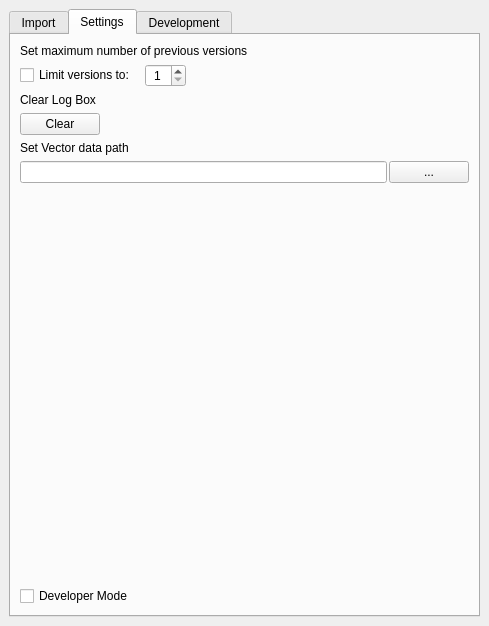
<?xml version="1.0" encoding="UTF-8"?>
<ui version="4.0">
 <class>LayerImporterDockWidgetBase</class>
 <widget class="QDockWidget" name="LayerImporterDockWidgetBase">
  <property name="geometry">
   <rect>
    <x>0</x>
    <y>0</y>
    <width>489</width>
    <height>626</height>
   </rect>
  </property>
  <property name="sizePolicy">
   <sizepolicy hsizetype="Minimum" vsizetype="Minimum">
    <horstretch>0</horstretch>
    <verstretch>0</verstretch>
   </sizepolicy>
  </property>
  <property name="layoutDirection">
   <enum>Qt::LeftToRight</enum>
  </property>
  <property name="windowTitle">
   <string>Layer Importer</string>
  </property>
  <widget class="QWidget" name="dockWidgetContents">
   <layout class="QGridLayout" name="gridLayout">
    <item row="1" column="2">
     <widget class="QTabWidget" name="tabWidget">
      <property name="enabled">
       <bool>true</bool>
      </property>
      <property name="sizePolicy">
       <sizepolicy hsizetype="Minimum" vsizetype="Minimum">
        <horstretch>0</horstretch>
        <verstretch>0</verstretch>
       </sizepolicy>
      </property>
      <property name="tabPosition">
       <enum>QTabWidget::North</enum>
      </property>
      <property name="tabShape">
       <enum>QTabWidget::Rounded</enum>
      </property>
      <property name="currentIndex">
       <number>1</number>
      </property>
      <widget class="QWidget" name="ImportTab">
       <attribute name="title">
        <string>Import</string>
       </attribute>
       <layout class="QVBoxLayout" name="verticalLayout_3">
        <item>
         <layout class="QHBoxLayout" name="horizontalLayout_3">
          <property name="spacing">
           <number>5</number>
          </property>
          <property name="sizeConstraint">
           <enum>QLayout::SetMinimumSize</enum>
          </property>
          <item>
           <layout class="QVBoxLayout" name="verticalLayout_2">
            <property name="sizeConstraint">
             <enum>QLayout::SetFixedSize</enum>
            </property>
            <item>
             <widget class="QPushButton" name="pushButton">
              <property name="text">
               <string>Import</string>
              </property>
             </widget>
            </item>
            <item>
             <widget class="QPushButton" name="pushButton_5">
              <property name="text">
               <string>Update</string>
              </property>
             </widget>
            </item>
            <item>
             <spacer name="verticalSpacer_2">
              <property name="orientation">
               <enum>Qt::Vertical</enum>
              </property>
              <property name="sizeType">
               <enum>QSizePolicy::Preferred</enum>
              </property>
              <property name="sizeHint" stdset="0">
               <size>
                <width>20</width>
                <height>20</height>
               </size>
              </property>
             </spacer>
            </item>
           </layout>
          </item>
          <item>
           <spacer name="horizontalSpacer">
            <property name="orientation">
             <enum>Qt::Horizontal</enum>
            </property>
            <property name="sizeType">
             <enum>QSizePolicy::Minimum</enum>
            </property>
            <property name="sizeHint" stdset="0">
             <size>
              <width>40</width>
              <height>20</height>
             </size>
            </property>
           </spacer>
          </item>
          <item>
           <layout class="QVBoxLayout" name="verticalLayout">
            <property name="spacing">
             <number>3</number>
            </property>
            <property name="sizeConstraint">
             <enum>QLayout::SetDefaultConstraint</enum>
            </property>
            <item>
             <widget class="QRadioButton" name="radioButton">
              <property name="text">
               <string>Import existing layers</string>
              </property>
              <property name="checked">
               <bool>true</bool>
              </property>
              <attribute name="buttonGroup">
               <string notr="true">buttonGroup</string>
              </attribute>
             </widget>
            </item>
            <item>
             <widget class="QRadioButton" name="radioButton_2">
              <property name="enabled">
               <bool>false</bool>
              </property>
              <property name="text">
               <string>Create new project</string>
              </property>
              <attribute name="buttonGroup">
               <string notr="true">buttonGroup</string>
              </attribute>
             </widget>
            </item>
            <item>
             <widget class="QCheckBox" name="checkBox">
              <property name="enabled">
               <bool>true</bool>
              </property>
              <property name="text">
               <string>Sort Layers</string>
              </property>
              <property name="checked">
               <bool>false</bool>
              </property>
             </widget>
            </item>
            <item>
             <widget class="QCheckBox" name="checkBox_2">
              <property name="enabled">
               <bool>true</bool>
              </property>
              <property name="text">
               <string>Add SS groups</string>
              </property>
             </widget>
            </item>
           </layout>
          </item>
          <item>
           <spacer name="horizontalSpacer_2">
            <property name="orientation">
             <enum>Qt::Horizontal</enum>
            </property>
            <property name="sizeHint" stdset="0">
             <size>
              <width>40</width>
              <height>20</height>
             </size>
            </property>
           </spacer>
          </item>
         </layout>
        </item>
        <item>
         <widget class="QGroupBox" name="groupBox">
          <property name="enabled">
           <bool>true</bool>
          </property>
          <property name="sizePolicy">
           <sizepolicy hsizetype="Minimum" vsizetype="Minimum">
            <horstretch>0</horstretch>
            <verstretch>0</verstretch>
           </sizepolicy>
          </property>
          <property name="layoutDirection">
           <enum>Qt::LeftToRight</enum>
          </property>
          <property name="title">
           <string>Options</string>
          </property>
          <property name="alignment">
           <set>Qt::AlignLeading|Qt::AlignLeft|Qt::AlignTop</set>
          </property>
          <property name="flat">
           <bool>false</bool>
          </property>
          <property name="checkable">
           <bool>false</bool>
          </property>
          <layout class="QVBoxLayout" name="verticalLayout_5">
           <item>
            <widget class="QCheckBox" name="checkBox_3">
             <property name="text">
              <string>Collapse SS groups</string>
             </property>
             <attribute name="buttonGroup">
              <string notr="true">buttonGroup_2</string>
             </attribute>
            </widget>
           </item>
           <item>
            <widget class="QCheckBox" name="checkBox_4">
             <property name="text">
              <string>Expand SS groups</string>
             </property>
             <attribute name="buttonGroup">
              <string notr="true">buttonGroup_2</string>
             </attribute>
            </widget>
           </item>
           <item>
            <spacer name="verticalSpacer_4">
             <property name="orientation">
              <enum>Qt::Vertical</enum>
             </property>
             <property name="sizeHint" stdset="0">
              <size>
               <width>20</width>
               <height>40</height>
              </size>
             </property>
            </spacer>
           </item>
          </layout>
         </widget>
        </item>
        <item>
         <widget class="QLabel" name="label">
          <property name="text">
           <string>Activity Log</string>
          </property>
         </widget>
        </item>
        <item>
         <widget class="QPlainTextEdit" name="plainTextEdit">
          <property name="sizePolicy">
           <sizepolicy hsizetype="Minimum" vsizetype="Minimum">
            <horstretch>0</horstretch>
            <verstretch>0</verstretch>
           </sizepolicy>
          </property>
          <property name="minimumSize">
           <size>
            <width>3</width>
            <height>2</height>
           </size>
          </property>
          <property name="layoutDirection">
           <enum>Qt::LeftToRight</enum>
          </property>
          <property name="autoFillBackground">
           <bool>false</bool>
          </property>
          <property name="frameShape">
           <enum>QFrame::StyledPanel</enum>
          </property>
          <property name="frameShadow">
           <enum>QFrame::Plain</enum>
          </property>
          <property name="lineWidth">
           <number>1</number>
          </property>
          <property name="readOnly">
           <bool>true</bool>
          </property>
         </widget>
        </item>
        <item>
         <widget class="QProgressBar" name="progressBar">
          <property name="value">
           <number>0</number>
          </property>
         </widget>
        </item>
        <item>
         <widget class="QLabel" name="label_2">
          <property name="enabled">
           <bool>true</bool>
          </property>
          <property name="text">
           <string/>
          </property>
         </widget>
        </item>
        <item>
         <spacer name="verticalSpacer">
          <property name="orientation">
           <enum>Qt::Vertical</enum>
          </property>
          <property name="sizeHint" stdset="0">
           <size>
            <width>20</width>
            <height>40</height>
           </size>
          </property>
         </spacer>
        </item>
       </layout>
      </widget>
      <widget class="QWidget" name="tab">
       <attribute name="title">
        <string>Settings</string>
       </attribute>
       <layout class="QVBoxLayout" name="verticalLayout_4">
        <item>
         <widget class="QLabel" name="label_4">
          <property name="text">
           <string>Set maximum number of previous versions</string>
          </property>
         </widget>
        </item>
        <item>
         <layout class="QHBoxLayout" name="horizontalLayout">
          <item>
           <widget class="QCheckBox" name="checkBox_5">
            <property name="text">
             <string>Limit versions to: </string>
            </property>
           </widget>
          </item>
          <item>
           <widget class="QSpinBox" name="spinBox">
            <property name="baseSize">
             <size>
              <width>0</width>
              <height>0</height>
             </size>
            </property>
            <property name="alignment">
             <set>Qt::AlignCenter</set>
            </property>
            <property name="accelerated">
             <bool>true</bool>
            </property>
            <property name="minimum">
             <number>1</number>
            </property>
            <property name="maximum">
             <number>10</number>
            </property>
           </widget>
          </item>
          <item>
           <spacer name="horizontalSpacer_3">
            <property name="orientation">
             <enum>Qt::Horizontal</enum>
            </property>
            <property name="sizeHint" stdset="0">
             <size>
              <width>40</width>
              <height>20</height>
             </size>
            </property>
           </spacer>
          </item>
         </layout>
        </item>
        <item>
         <widget class="QLabel" name="label_3">
          <property name="text">
           <string>Clear Log Box</string>
          </property>
         </widget>
        </item>
        <item>
         <layout class="QHBoxLayout" name="horizontalLayout_2" stretch="0,0">
          <property name="sizeConstraint">
           <enum>QLayout::SetNoConstraint</enum>
          </property>
          <item>
           <widget class="QPushButton" name="pushButton_2">
            <property name="text">
             <string>Clear</string>
            </property>
           </widget>
          </item>
          <item>
           <spacer name="horizontalSpacer_4">
            <property name="orientation">
             <enum>Qt::Horizontal</enum>
            </property>
            <property name="sizeHint" stdset="0">
             <size>
              <width>40</width>
              <height>20</height>
             </size>
            </property>
           </spacer>
          </item>
         </layout>
        </item>
        <item>
         <widget class="QLabel" name="label_5">
          <property name="text">
           <string>Set Vector data path</string>
          </property>
         </widget>
        </item>
        <item>
         <layout class="QHBoxLayout" name="horizontalLayout_4">
          <property name="spacing">
           <number>2</number>
          </property>
          <item>
           <widget class="QLineEdit" name="lineEdit">
            <property name="sizePolicy">
             <sizepolicy hsizetype="Expanding" vsizetype="Minimum">
              <horstretch>0</horstretch>
              <verstretch>0</verstretch>
             </sizepolicy>
            </property>
            <property name="minimumSize">
             <size>
              <width>0</width>
              <height>20</height>
             </size>
            </property>
           </widget>
          </item>
          <item>
           <widget class="QPushButton" name="pushButton_3">
            <property name="enabled">
             <bool>true</bool>
            </property>
            <property name="sizePolicy">
             <sizepolicy hsizetype="Minimum" vsizetype="Minimum">
              <horstretch>0</horstretch>
              <verstretch>0</verstretch>
             </sizepolicy>
            </property>
            <property name="minimumSize">
             <size>
              <width>25</width>
              <height>20</height>
             </size>
            </property>
            <property name="maximumSize">
             <size>
              <width>16777215</width>
              <height>16777215</height>
             </size>
            </property>
            <property name="text">
             <string>...</string>
            </property>
           </widget>
          </item>
         </layout>
        </item>
        <item>
         <spacer name="verticalSpacer_3">
          <property name="orientation">
           <enum>Qt::Vertical</enum>
          </property>
          <property name="sizeHint" stdset="0">
           <size>
            <width>20</width>
            <height>40</height>
           </size>
          </property>
         </spacer>
        </item>
        <item>
         <widget class="QCheckBox" name="checkBox_6">
          <property name="enabled">
           <bool>true</bool>
          </property>
          <property name="text">
           <string>Developer Mode</string>
          </property>
         </widget>
        </item>
       </layout>
      </widget>
      <widget class="QWidget" name="tab_2">
       <attribute name="title">
        <string>Development</string>
       </attribute>
       <layout class="QVBoxLayout" name="verticalLayout_6">
        <item>
         <widget class="QPushButton" name="pushButton_4">
          <property name="text">
           <string>PushButton</string>
          </property>
         </widget>
        </item>
        <item>
         <spacer name="verticalSpacer_5">
          <property name="orientation">
           <enum>Qt::Vertical</enum>
          </property>
          <property name="sizeHint" stdset="0">
           <size>
            <width>20</width>
            <height>40</height>
           </size>
          </property>
         </spacer>
        </item>
       </layout>
      </widget>
     </widget>
    </item>
   </layout>
  </widget>
 </widget>
 <resources/>
 <connections/>
 <buttongroups>
  <buttongroup name="buttonGroup">
   <property name="exclusive">
    <bool>true</bool>
   </property>
  </buttongroup>
  <buttongroup name="buttonGroup_2">
   <property name="exclusive">
    <bool>false</bool>
   </property>
  </buttongroup>
 </buttongroups>
</ui>
